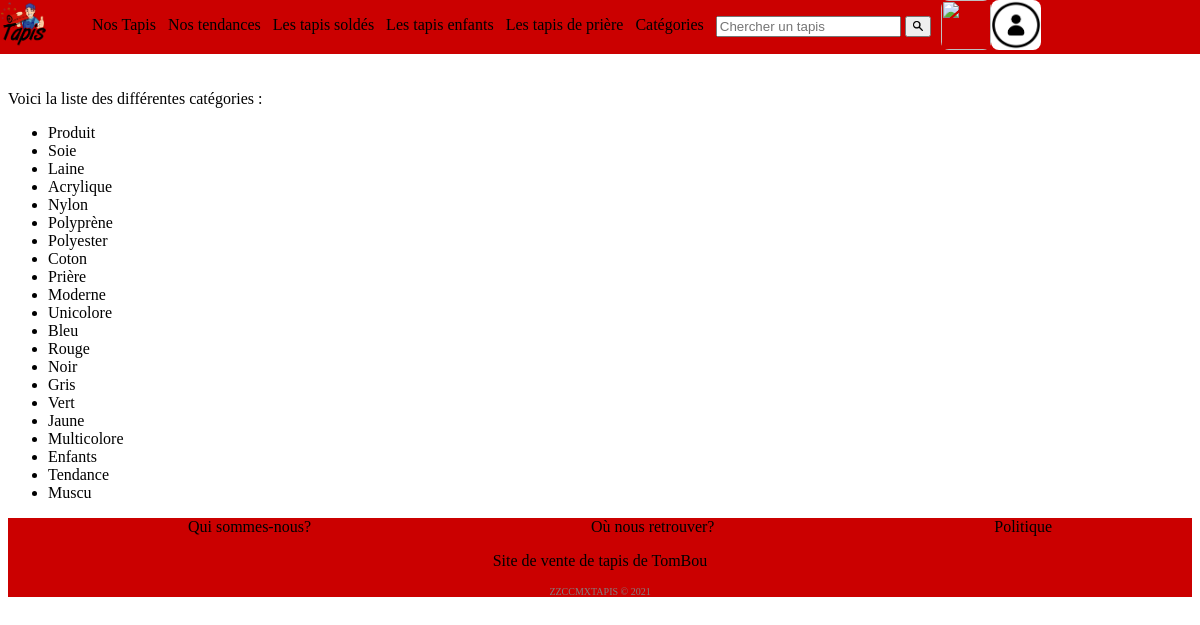
The page /index.php?action=readAll&controller=categories on the database its author committed.
### tables this page shows
CREATE TABLE `p_categories` (
  `id_categorie` int(32) NOT NULL,
  `nom_categorie` varchar(64) NOT NULL
);

### controller/ControllerCategories.php (called while the page is built, shortened)
<?php
require_once File::build_path(array('model','ModelCategories.php'));
class ControllerCategories{
    public static function readAll()
    {
        $tab_categorie = ModelCategories::selectAll();
        $path_array = array('view/view.php');
        require(File::build_Path($path_array));
    }
}

### index.php (called while the page is built, shortened)
<?php
require_once 'controller/routeur.php';
?>

### config/Conf.php (called while the page is built, shortened)
<?php
class Conf
{
    static private $databases = array('hostname'=>'','database'=>'','login'=>'','password'=>'');
    static public function getLogin(){
        return self::$databases['login'];
    }
    static public function getHostname(){
        return self::$databases['hostname'];
    }
    static public function getDataBase(){
        return self::$databases['database'];
    }
    static public function getPassword(){
        return self::$databases['password'];
    }
}

### model/Model.php (called while the page is built, shortened)
<?php
    class Model {
        private static $pdo = NULL;
        public static function init(){
            $login = Conf::getLogin();
            $password = Conf::getPassword();
            $hostname = Conf::getHostname();
            $database_name = Conf::getDatabase();
            try{
                self::$pdo = new PDO("mysql:host=$hostname;dbname=$database_name", $login, $password,
                         array(PDO::MYSQL_ATTR_INIT_COMMAND => "SET NAMES utf8"));
                self::$pdo->setAttribute(PDO::ATTR_ERRMODE, PDO::ERRMODE_EXCEPTION);
            }
            catch(PDOException $e) {
                  if (Conf::getDebug()) {
                    echo $e->getMessage();
                    }
                    else {
                        echo 'Une erreur est survenue <a href=""> retour a la page d\'accueil </a>';
                    }
                die();
            }
        }
        public static function getPDO(){
            return self::$pdo;
        }
        static public function selectAll(){
            try {
                $class_name = 'Model' . ucfirst(static::$object);
                $table_name = 'p_' . static::$object;
                $rep = Model::getPDO()->query("SELECT * FROM $table_name");
                $rep->setFetchMode(PDO::FETCH_CLASS, "$class_name");
                $tab = $rep->fetchAll();
                return $tab;
            } catch (PDOException $e) {
                return false;
                if (Conf::getDebug()) {
                    echo $e->getMessage();
                } else {
                    echo 'Une erreur est survenue <a href=""> retour a la page d\'accueil </a>';
                }
                die();
            }
        }
    }
?>

### model/ModelCategories.php (called while the page is built, shortened)
<?php
require_once 'Model.php';
class ModelCategories extends Model {
    private $nom_categorie;
    public function getNom_categorie()
    {
        return $this->nom_categorie;
    }
}

### view/categories/list.php (the view, shortened to what this page needs)
<?php
echo "<p> Voici la liste des différentes catégories : </p>";
echo "<ul>";
foreach ($tab_categorie as $categorie) {
    $nom_categorie = $categorie->getNom_categorie();
    echo '<li>';
    echo "<a href='index.php?action=readAllFromCategorie&categorie=$nom_categorie&controller=tapis'>$nom_categorie</a><br>";
}

### css/general.css (style rules this page uses)
body { margin-top:60px; }
a { color: black; outline: none; text-decoration: none; }

### rows shown on the page
p_categories: nom_categorie "Produit"
p_categories: nom_categorie "Soie"
p_categories: nom_categorie "Laine"
p_categories: nom_categorie "Acrylique"
p_categories: nom_categorie "Nylon"
p_categories: nom_categorie "Polyprène"
p_categories: nom_categorie "Polyester"
p_categories: nom_categorie "Coton"
p_categories: nom_categorie "Prière"
p_categories: nom_categorie "Moderne"
p_categories: nom_categorie "Unicolore"
p_categories: nom_categorie "Bleu"
p_categories: nom_categorie "Rouge"
p_categories: nom_categorie "Noir"
p_categories: nom_categorie "Gris"
p_categories: nom_categorie "Vert"
p_categories: nom_categorie "Jaune"
p_categories: nom_categorie "Multicolore"
p_categories: nom_categorie "Enfants"
p_categories: nom_categorie "Tendance"
p_categories: nom_categorie "Muscu"
